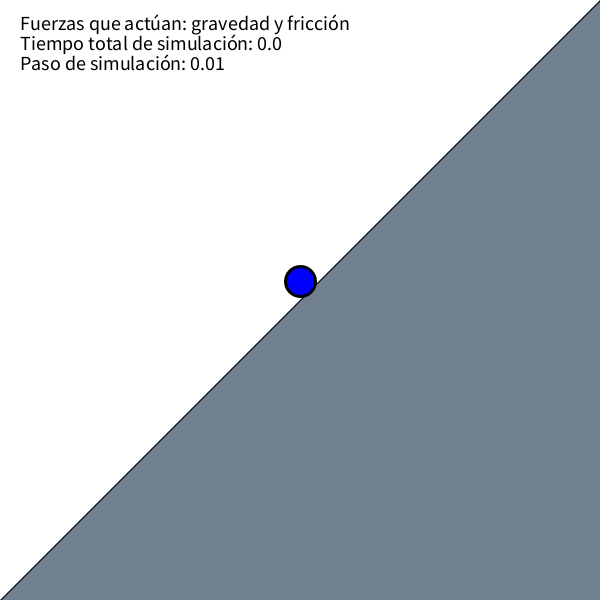
Frame 1 (no input)
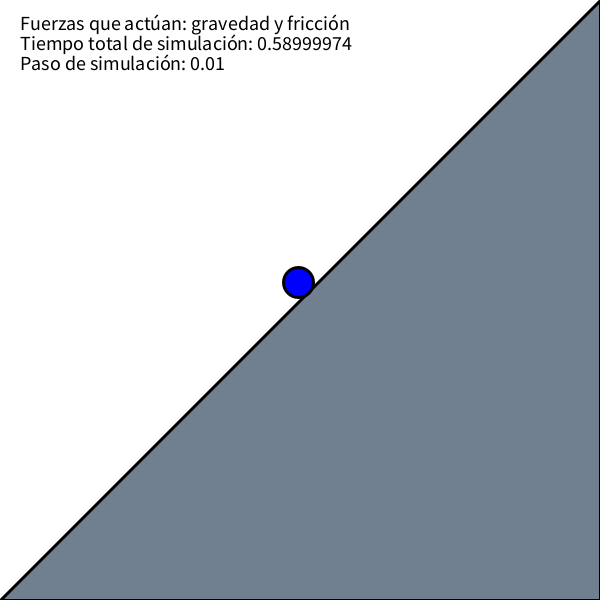
Frame 60 (the mouse pressed at the canvas centre just before this capture)
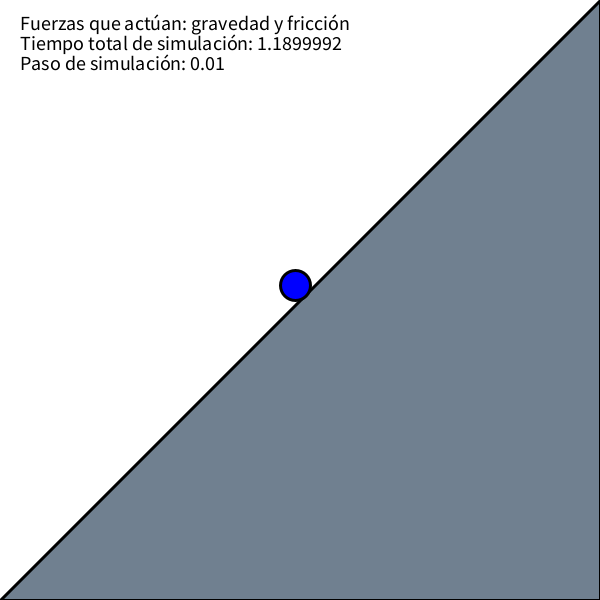
Frame 120 (the mouse held since frame 60 and released just before this capture)

The Processing sketch that drew these frames (run headless with seeded random() and noise(); from frame 60 on, the mouse is pressed at the canvas centre):

// Processing sketch: plano_inclinado
// ── plano_inclinado.pde
// Ejercicio 6: Simulación de un plano inclinado
// Autor: Sergi Sanz Sancho

// Variables globales, declaradas como en tu código original
float angle = -PI / 4;
PVector position = new PVector();
PVector velocity = new PVector();
PVector acceleration = new PVector();
float timeStep = 0.01;
float gravity = 9.801;
float frictionCoefficient = -0.5;
float mass = 5;
color groundColor;
float totalTime;

void setup() {
  size(600, 600);
  groundColor = color(112, 128, 144);
  calculateInitialPosition();
  resetMotion();  // Asegura que la simulación comience en estado inicial
}

void draw() {
  background(255);
  addText();
  drawTerrain();
  updateMotion();
  fill(0, 0, 255);
  drawBall();
  totalTime += timeStep;
}

void keyPressed() {
  if (key == 'r' || key == 'R') {
    resetMotion();  // Reinicia la simulación cuando la tecla 'r' es presionada
  }
}
void updateMotion() {
  acceleration = calculateAcceleration(position, velocity);
  position.add(PVector.mult(velocity, timeStep));  // Actualiza la posición basada en la velocidad
  velocity.add(PVector.mult(acceleration, timeStep));  // Actualiza la velocidad basada en la aceleración
}

PVector calculateAcceleration(PVector pos, PVector vel) {
  float gravX = mass * gravity * sin(-angle - PI / 2);  // Componente X de la gravedad
  float gravY = mass * gravity * cos(-angle - PI / 2);  // Componente Y de la gravedad

  float friction = frictionCoefficient * vel.mag();  // Fricción basada en la magnitud de la velocidad
  if (vel.x > 0) {
    friction *= -1;  // La fricción actúa en dirección opuesta al movimiento
  }
  
  float accX = (gravX - friction) / mass;  // Componente X de la aceleración
  float accY = (gravY + friction) / mass;  // Componente Y de la aceleración
  
  return new PVector(accX, accY);  // Retorna el vector de aceleración
}
void resetMotion() {
  // Reinicia la posición y velocidad de la pelota
  calculateInitialPosition();
  velocity.set(0, 0);  // Restablece la velocidad a cero
  totalTime = 0.0;
}

void calculateInitialPosition() {
  float widthAnchor, heightAnchor;
  // Cálculos para establecer la posición inicial basada en el ángulo
  if (angle < radians(-45)) {
    float x = (height / tan(-angle) / 2);
    float y = tan(-angle) * x;
    widthAnchor = x;
    heightAnchor = y;
  } else if (angle > radians(-45)) {
    float x = width / 2;
    float y = height - (tan(-angle) * x);
    widthAnchor = x;
    heightAnchor = y;
  } else {
    widthAnchor = width / 2;
    heightAnchor = height / 2;
  }
  position.set(widthAnchor, heightAnchor - 19); // Ajusta la posición inicial
}

void drawTerrain() {
  // Código para dibujar el terreno como en tu ejemplo
  float x1 = 0;
  float y1 = height;
  float x2 = width;
  float h = tan(angle) * width + height;
  stroke(0);
  fill(groundColor);
  beginShape();
  vertex(x1, y1);
  vertex(x2, h);
  vertex(x2, height);
  vertex(x1, height);
  endShape(CLOSE);
}

void drawBall() {
  // Dibuja la pelota en su posición actual
  strokeWeight(3);
  stroke(0);
  ellipse(position.x, position.y, 30, 30);
}

void addText() {
  // Agrega texto en la pantalla
  fill(0);
  textSize(20);
  text("Fuerzas que actúan: gravedad y fricción", 20, 30);
  text("Tiempo total de simulación: " + totalTime, 20, 50);
  text("Paso de simulación: " + timeStep, 20, 70);
}
